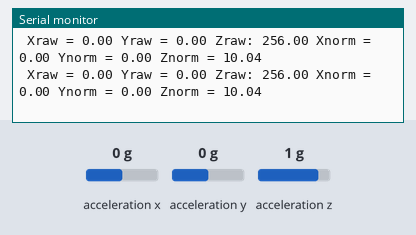
Bench run of a sketch on a simulated Arduino Uno, built with avr-gcc and run on an emulated ATmega328P. Shown: the last lines printed to the serial monitor. Wiring (inferred from the names in the program): ADXL345 accelerometer at I2C address 0x53. The inputs (shaded band) are chosen by the test bench; at power-on: acceleration x 0 g, acceleration y 0 g, acceleration z 1 g.

Above: at 1.2 s.
1.3 s: acceleration x set to -1.4 g
At 1.52 s:
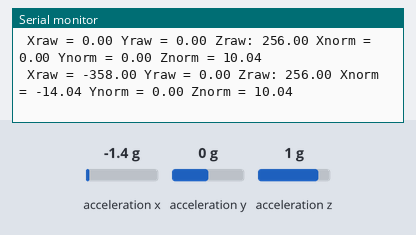
4.3 s: acceleration y set to -1.4 g
At 4.5 s:
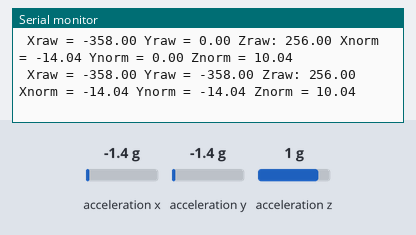
7.3 s: acceleration z set to -1.4 g
At 7.35 s:
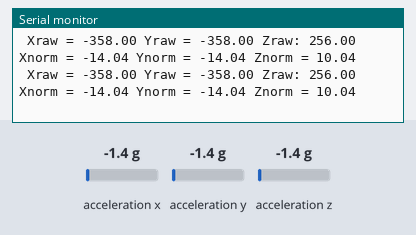
10.3 s: acceleration x set to -0.8 g
At 10.37 s:
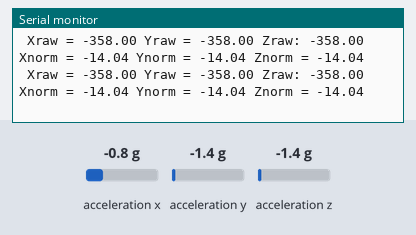
13.3 s: acceleration y set to 0 g
At 13.37 s:
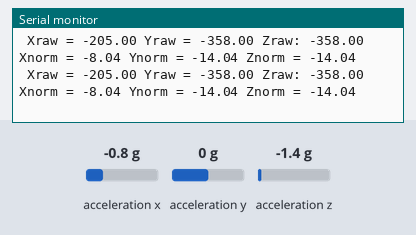
16.3 s: acceleration z set to -0.8 g
At 16.38 s:
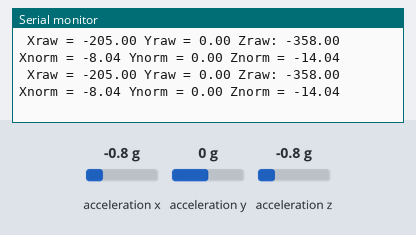
Timing chart, 0 to 19.3 s (numbered marks = the images above; inputs shaded):
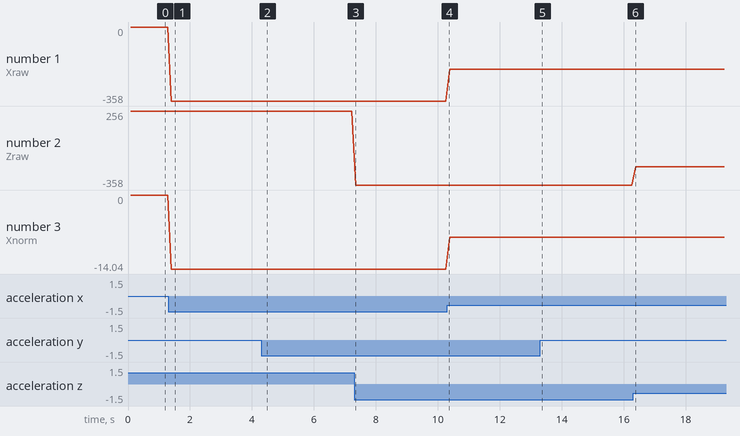

The sketch:

ADXL345_simple.ino
```cpp
/*
    ADXL345 Triple Axis Accelerometer. Simple Example.
    Read more: http://www.jarzebski.pl/arduino/czujniki-i-sensory/3-osiowy-akcelerometr-adxl345.html
    GIT: https://github.com/jarzebski/Arduino-ADXL345
    Web: http://www.jarzebski.pl
    (c) 2014 by Korneliusz Jarzebski
*/

#include <Wire.h>
#include <ADXL345-gl291.h>

ADXL345 accelerometer;

void showRange(void)
{
  Serial.print("Selected measurement range: ");

  switch(accelerometer.getRange())
  {
    case ADXL345_RANGE_16G: Serial.println("+/- 16 g"); break;
    case ADXL345_RANGE_8G:  Serial.println("+/- 8 g");  break;
    case ADXL345_RANGE_4G:  Serial.println("+/- 4 g");  break;
    case ADXL345_RANGE_2G:  Serial.println("+/- 2 g");  break;
    default: Serial.println("Bad range"); break;
  }
}

void showDataRate(void)
{
  Serial.print("Selected data rate: ");

  switch(accelerometer.getDataRate())
  {
    case ADXL345_DATARATE_3200HZ: Serial.println("3200 Hz"); break;
    case ADXL345_DATARATE_1600HZ: Serial.println("1600 Hz"); break;
    case ADXL345_DATARATE_800HZ:  Serial.println("800 Hz");  break;
    case ADXL345_DATARATE_400HZ:  Serial.println("400 Hz");  break;
    case ADXL345_DATARATE_200HZ:  Serial.println("200 Hz");  break;
    case ADXL345_DATARATE_100HZ:  Serial.println("100 Hz");  break;
    case ADXL345_DATARATE_50HZ:   Serial.println("50 Hz");   break;
    case ADXL345_DATARATE_25HZ:   Serial.println("25 Hz");   break;
    case ADXL345_DATARATE_12_5HZ: Serial.println("12.5 Hz"); break;
    case ADXL345_DATARATE_6_25HZ: Serial.println("6.25 Hz"); break;
    case ADXL345_DATARATE_3_13HZ: Serial.println("3.13 Hz"); break;
    case ADXL345_DATARATE_1_56HZ: Serial.println("1.56 Hz"); break;
    case ADXL345_DATARATE_0_78HZ: Serial.println("0.78 Hz"); break;
    case ADXL345_DATARATE_0_39HZ: Serial.println("0.39 Hz"); break;
    case ADXL345_DATARATE_0_20HZ: Serial.println("0.20 Hz"); break;
    case ADXL345_DATARATE_0_10HZ: Serial.println("0.10 Hz"); break;
    default: Serial.println("Bad data rate"); break;
  }
}

void setup(void)
{
  Serial.begin(9600);

  // Initialize ADXL345
  Serial.println("Initialize ADXL345");
  if (!accelerometer.begin())
  {
    Serial.println("Could not find a valid ADXL345 sensor, check wiring!");
    delay(500);
  }

  // Set measurement range
  // +/-  2G: ADXL345_RANGE_2G
  // +/-  4G: ADXL345_RANGE_4G
  // +/-  8G: ADXL345_RANGE_8G
  // +/- 16G: ADXL345_RANGE_16G
  accelerometer.setRange(ADXL345_RANGE_16G);

  // Show current setting
  showRange();
  showDataRate();
}

void loop(void)
{
  // Read normalized values
  Vector raw = accelerometer.readRaw();

  // Read normalized values
  Vector norm = accelerometer.readNormalize();

  // Output raw
  Serial.print(" Xraw = ");
  Serial.print(raw.XAxis);
  Serial.print(" Yraw = ");
  Serial.print(raw.YAxis);
  Serial.print(" Zraw: ");
  Serial.print(raw.ZAxis);

  // Output normalized m/s^2
  Serial.print(" Xnorm = ");
  Serial.print(norm.XAxis);
  Serial.print(" Ynorm = ");
  Serial.print(norm.YAxis);
  Serial.print(" Znorm = ");
  Serial.print(norm.ZAxis);

  Serial.println();

  delay(100);
}
```

Measured:
- after the input at 1.3 s, the serial monitor: prints a new line after 0.10 s (image 1)
- after the input at 4.3 s, the serial monitor: prints a new line after 0.08 s (image 2)
- plotted number 1: 0 → -358 after the input at 1.3 s, -358 → -205 after the input at 10.3 s
- plotted number 3: 0 → -14.04 after the input at 1.3 s, -14.04 → -8.04 after the input at 10.3 s
